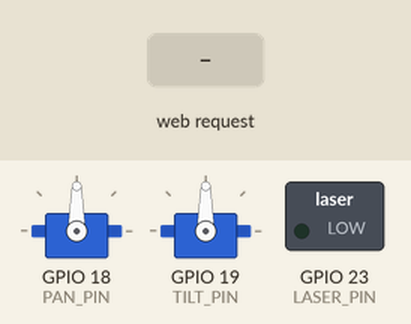
A sketch run on a simulated ESP32. On the bench: 2 × servo, switched loads named in the sketch (green lamp = pin HIGH). The test bench sets the inputs (shaded band).

Above: at 1.2 s.
1.3 s: HTTP request GET /aim?p=1 received
At 2.4 s:
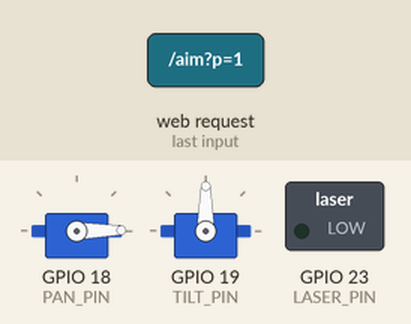
3.2 s: HTTP request GET /aim?p=120 received
At 4.6 s:
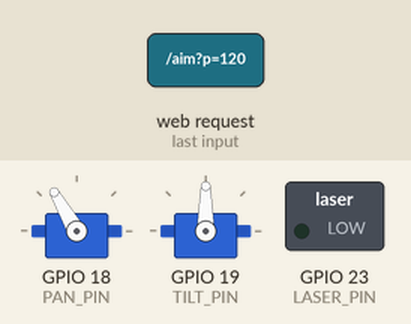
5.3 s: HTTP request GET /aim?p=0 received
At 5.76 s:
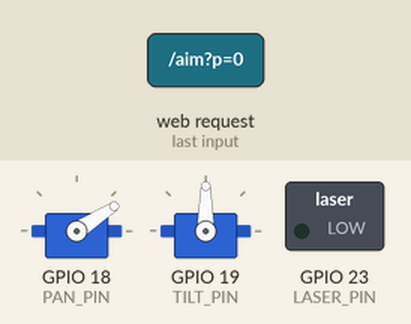
7.1 s: HTTP request GET /aim?t=1 received
At 8.7 s:
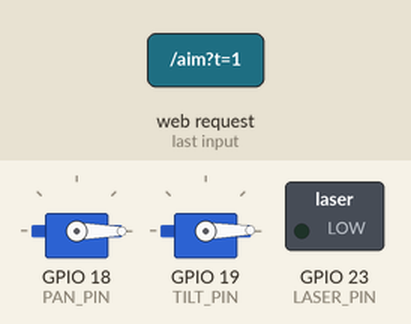
9.0 s: HTTP request GET /aim?t=120 received
At 10.6 s:
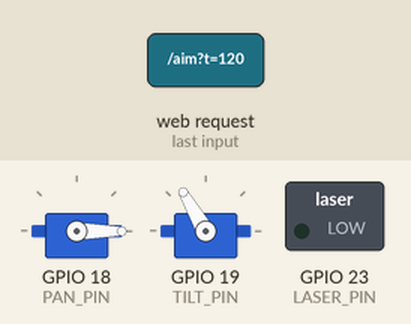
11.1 s: HTTP request GET /aim?t=0 received
At 11.55 s:
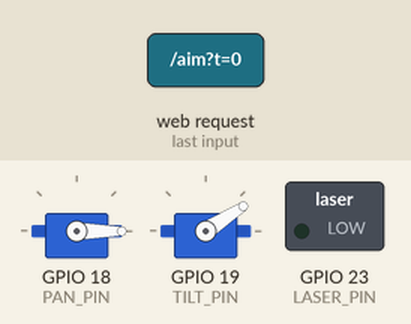
Timing chart, 0 to 13.9 s (numbered marks = the images above; inputs shaded):
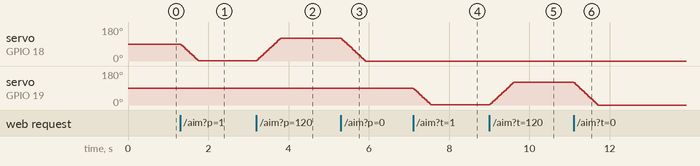

Measured:
- after the input at 1.3 s, servo on GPIO 18 (PAN_PIN): moves from 90° to 1° over 0.44 s, starting at once
- after the input at 3.2 s, servo on GPIO 18 (PAN_PIN): moves from 1° to 120° over 0.60 s, starting at once
- after the input at 5.3 s, servo on GPIO 18 (PAN_PIN): moves from 120° to 0° over 0.60 s, starting at once
- after the input at 7.1 s, servo on GPIO 19 (TILT_PIN): moves from 90° to 1° over 0.44 s, starting at once
- after the input at 9.0 s, servo on GPIO 19 (TILT_PIN): moves from 1° to 120° over 0.60 s, starting at once
- after the input at 11.1 s, servo on GPIO 19 (TILT_PIN): moves from 120° to 0° over 0.60 s, starting at once

The sketch:

target_tracker_v3.ino
```cpp
// TARGET TRACKER v3 - Auto Laser Turret
// ESP32 (38 pin) + 2 servos + laser dot emitter
// Library needed: "ESP32Servo" (Arduino Library Manager). Board: "ESP32 Dev Module"
//
// 1) Flash.  2) Phone WiFi -> "TargetTracker" (pass 12345678)
// 3) Phone Chrome -> http://192.168.4.1  (one-time camera flag, see instructions)

#include <WiFi.h>
#include <WebServer.h>
#include <ESP32Servo.h>

#define PAN_PIN   18
#define TILT_PIN  19
#define LASER_PIN 23

const char* AP_SSID = "TargetTracker";
const char* AP_PASS = "12345678";

WebServer server(80);
Servo panServo, tiltServo;

float curPan = 90, curTilt = 90, tgtPan = 90, tgtTilt = 90;
const float STEP = 3.0;
unsigned long lastTick = 0;

const char PAGE[] PROGMEM = R"rawliteral(
<!DOCTYPE html><html><head><meta charset="utf-8">
<meta name="viewport" content="width=device-width,initial-scale=1,user-scalable=no">
<title>Auto Turret</title>
<style>
:root{color-scheme:dark;--bg:#0a0d12;--fg:#e8edf3;--ac:#ff3b3b;--ok:#2ee59d;--mut:#7c8696;--card:#151a22}
*{box-sizing:border-box}
body{margin:0;background:var(--bg);color:var(--fg);font:14px system-ui,sans-serif;padding:10px}
#box{position:relative;width:100%;aspect-ratio:4/3;background:#000;border-radius:12px;overflow:hidden;border:1px solid #243}
video,canvas#o{position:absolute;inset:0;width:100%;height:100%}
video{object-fit:fill}
.row{display:flex;gap:6px;margin:8px 0}
button{flex:1;padding:13px 4px;border:0;border-radius:10px;background:var(--card);color:var(--fg);font-weight:700}
button.on{background:var(--ac);color:#fff}
.card{background:var(--card);border-radius:12px;padding:6px 12px;margin-top:8px}
summary{padding:8px 0;color:var(--mut)}
label{display:flex;align-items:center;gap:8px;margin:4px 0;color:var(--mut)}
label span{width:64px}
input[type=range]{flex:1}
#st{color:var(--mut);margin:6px 2px;min-height:18px}
</style></head><body>
<div id="box"><video id="v" playsinline muted autoplay></video><canvas id="o" width="640" height="480"></canvas></div>
<div id="st">Starting camera...</div>
<div class="row">
<button id="bp" class="on">1 PICK</button>
<button id="ba">2 AIM</button>
<button id="bt">3 AUTO</button>
</div>
<div class="row">
<button id="bl">LASER</button>
</div>
<details class="card"><summary>Calibration</summary>
<label><span>Pan min</span><input type="range" id="pmin" min="0" max="180" value="40"></label>
<label><span>Pan max</span><input type="range" id="pmax" min="0" max="180" value="140"></label>
<label><span>Tilt min</span><input type="range" id="tmin" min="0" max="180" value="50"></label>
<label><span>Tilt max</span><input type="range" id="tmax" min="0" max="180" value="130"></label>
<label><span>Invert</span><input type="checkbox" id="ip"> pan <input type="checkbox" id="it"> tilt</label>
</details>
<script>
const $=id=>document.getElementById(id);
const v=$('v'),o=$('o'),oc=o.getContext('2d'),st=$('st');
const W=160,H=120,S=4,LOCK=1000,TOL=18;
const c=document.createElement('canvas');c.width=W;c.height=H;
const cx=c.getContext('2d',{willReadFrequently:true});
let mode='pick',tgt=null,busy=false,lastSend=0,laser=false;
let lastAim=[.5,.5],sm=null,seenSince=0,lastSeen=0,locks=0,locked=false,ang=[90,90];

/* sound */
let ac=null;
function beep(f,d){try{ac=ac||new (window.AudioContext||window.webkitAudioContext)();
  const o=ac.createOscillator(),g=ac.createGain();o.frequency.value=f;o.connect(g);g.connect(ac.destination);
  g.gain.setValueAtTime(.15,ac.currentTime);g.gain.exponentialRampToValueAtTime(.001,ac.currentTime+d);
  o.start();o.stop(ac.currentTime+d)}catch(e){}}

/* camera */
if(!navigator.mediaDevices){st.textContent='Camera blocked: enable the Chrome flag for http://192.168.4.1'}
else navigator.mediaDevices.getUserMedia({video:{facingMode:'environment',width:640,height:480},audio:false})
 .then(s=>{v.srcObject=s;st.textContent='Tap the target to pick its color'})
 .catch(e=>st.textContent='Camera error: '+e.message);

function hsv(r,g,b){r/=255;g/=255;b/=255;
  const mx=Math.max(r,g,b),mn=Math.min(r,g,b),d=mx-mn;let h=0;
  if(d){if(mx==r)h=((g-b)/d)%6;else if(mx==g)h=(b-r)/d+2;else h=(r-g)/d+4;h*=60;if(h<0)h+=360}
  return [h,mx?d/mx:0,mx]}

function setLaser(on){laser=on;$('bl').classList.toggle('on',on);fetch('/laser?on='+(on?1:0))}
function setMode(m){
  if(m=='auto'&&!tgt){st.textContent='Pick a color first';return}
  mode=m;['p','a','t'].forEach(k=>$('b'+k).classList.toggle('on',k==({pick:'p',aim:'a',auto:'t'})[m]));
  st.textContent={pick:'Tap the target to pick its color',aim:'Tap anywhere to aim. Use Calibration until the laser matches your tap',auto:'AUTO: scan > track > lock'}[m];
  if(m=='auto')setLaser(true);}
$('bp').onclick=()=>setMode('pick');$('ba').onclick=()=>setMode('aim');$('bt').onclick=()=>setMode('auto');
$('bl').onclick=()=>setLaser(!laser);

$('box').addEventListener('pointerdown',e=>{
  const r=$('box').getBoundingClientRect();
  const fx=(e.clientX-r.left)/r.width,fy=(e.clientY-r.top)/r.height;
  if(mode=='aim')aim(fx,fy,true);
  else if(mode=='pick'&&v.videoWidth){
    cx.drawImage(v,0,0,W,H);
    const px=Math.round(fx*W),py=Math.round(fy*H);
    const d=cx.getImageData(Math.max(0,px-2),Math.max(0,py-2),5,5).data;
    let R=0,G=0,B=0,n=d.length/4;
    for(let i=0;i<d.length;i+=4){R+=d[i];G+=d[i+1];B+=d[i+2]}
    const [h,s,val]=hsv(R/n,G/n,B/n);
    tgt={h,s:Math.max(.25,s*.5),v:Math.max(.15,val*.4)};
    beep(990,.1);
    st.textContent=s<.25?'Weak color - pick a brighter, more colorful target':'Color locked. Press AIM to calibrate, then AUTO';
  }});

function aim(fx,fy,force){
  const now=performance.now();
  if(busy||(!force&&now-lastSend<50))return;
  lastSend=now;lastAim=[fx,fy];
  let a=+$('pmin').value,b=+$('pmax').value,c2=+$('tmin').value,d=+$('tmax').value;
  if($('ip').checked)[a,b]=[b,a];
  if($('it').checked)[c2,d]=[d,c2];
  const p=Math.round(a+Math.min(1,Math.max(0,fx))*(b-a));
  const t=Math.round(c2+Math.min(1,Math.max(0,fy))*(d-c2));
  ang=[p,t];busy=true;
  fetch('/aim?p='+p+'&t='+t).catch(()=>{st.textContent='Lost connection to ESP32'}).finally(()=>busy=false);
}
['pmin','pmax','tmin','tmax','ip','it'].forEach(id=>$(id).oninput=()=>{if(mode!='auto')aim(lastAim[0],lastAim[1],true)});

/* HUD */
function bracket(x,y,r,col){oc.strokeStyle=col;oc.lineWidth=3;const l=r*.5;
  [[-1,-1],[1,-1],[1,1],[-1,1]].forEach(([sx,sy])=>{
   oc.beginPath();oc.moveTo(x+sx*r,y+sy*(r-l));oc.lineTo(x+sx*r,y+sy*r);oc.lineTo(x+sx*(r-l),y+sy*r);oc.stroke()})}
function hud(now,prog,scanning){
  oc.font='bold 18px monospace';oc.textBaseline='top';
  oc.fillStyle='#e8edf3';oc.fillText('LOCKS '+locks,12,10);
  if(mode=='auto'){oc.fillStyle=locked?'#ff3b3b':scanning?'#ffcc00':'#2ee59d';
    oc.fillText(locked?'LOCKED':scanning?'SCANNING':'TRACKING '+Math.round(prog*100)+'%',12,34)}
  /* radar */
  const rx=570,ry=70,rr=52;oc.strokeStyle='#2ee59d88';oc.lineWidth=2;
  oc.beginPath();oc.arc(rx,ry,rr,0,6.283);oc.moveTo(rx-rr,ry);oc.lineTo(rx+rr,ry);oc.moveTo(rx,ry-rr);oc.lineTo(rx,ry+rr);oc.stroke();
  oc.beginPath();oc.arc(rx,ry,rr/2,0,6.283);oc.stroke();
  const dx=(lastAim[0]-.5)*2*rr,dy=(lastAim[1]-.5)*2*rr;
  oc.fillStyle=locked?'#ff3b3b':'#2ee59d';oc.beginPath();oc.arc(rx+dx,ry+dy,6,0,6.283);oc.fill();
  oc.strokeStyle='#2ee59d55';oc.beginPath();oc.moveTo(rx,ry);oc.lineTo(rx+dx,ry+dy);oc.stroke();
  oc.fillStyle='#7c8696';oc.font='13px monospace';oc.fillText('P'+ang[0]+' T'+ang[1],rx-36,ry+rr+6);
}

function loop(){
  const now=performance.now();
  oc.clearRect(0,0,640,480);
  let found=false,prog=0,scanning=false;
  if(v.videoWidth){
    cx.drawImage(v,0,0,W,H);
    if(tgt){
      const d=cx.getImageData(0,0,W,H).data;let n=0,sx=0,sy=0;
      for(let i=0,p=0;i<d.length;i+=4,p++){
        const [h,s,val]=hsv(d[i],d[i+1],d[i+2]);
        let dh=Math.abs(h-tgt.h);if(dh>180)dh=360-dh;
        if(dh<TOL&&s>tgt.s&&val>tgt.v){n++;sx+=p%W;sy+=(p/W)|0}
      }
      if(n>10){found=true;const fx=sx/n/W,fy=sy/n/H;
        sm=sm?[sm[0]+(fx-sm[0])*.5,sm[1]+(fy-sm[1])*.5]:[fx,fy];
        if(!seenSince){seenSince=now}lastSeen=now}
    }
  }
  if(!found&&now-lastSeen>500){seenSince=0;sm=null;if(locked){locked=false}}
  if(sm){
    prog=Math.min(1,(now-seenSince)/LOCK);
    const x=sm[0]*640,y=sm[1]*480,r=34+(1-prog)*26;
    bracket(x,y,r,locked?'#ff3b3b':'#2ee59d');
    oc.strokeStyle='#ff3b3b';oc.lineWidth=3;oc.beginPath();oc.arc(x,y,r+10,-1.57,-1.57+6.283*prog);oc.stroke();
  }
  if(mode=='auto'){
    if(sm){
      aim(sm[0],sm[1],false);
      if(prog>=1&&!locked){locked=true;locks++;beep(880,.15)}
    }else if(now-lastSeen>1500){
      scanning=true;
      aim(.5+.5*Math.sin(now/1400),.5+.12*Math.sin(now/3100),false);
    }
  }
  hud(now,prog,scanning);
  requestAnimationFrame(loop);
}
loop();
</script></body></html>
)rawliteral";

void handleRoot() { server.send_P(200, "text/html", PAGE); }

void handleAim() {
  if (server.hasArg("p")) tgtPan  = constrain(server.arg("p").toInt(), 0, 180);
  if (server.hasArg("t")) tgtTilt = constrain(server.arg("t").toInt(), 0, 180);
  server.send(200, "text/plain", "ok");
}

void handleLaser() {
  digitalWrite(LASER_PIN, server.arg("on") == "1" ? HIGH : LOW);
  server.send(200, "text/plain", "ok");
}

void setup() {
  pinMode(LASER_PIN, OUTPUT); digitalWrite(LASER_PIN, LOW);

  panServo.setPeriodHertz(50);
  tiltServo.setPeriodHertz(50);
  panServo.attach(PAN_PIN, 500, 2400);
  tiltServo.attach(TILT_PIN, 500, 2400);
  panServo.write(90);
  tiltServo.write(90);

  WiFi.mode(WIFI_AP);
  WiFi.softAP(AP_SSID, AP_PASS);

  server.on("/", handleRoot);
  server.on("/aim", handleAim);
  server.on("/laser", handleLaser);
  server.begin();
}

void loop() {
  server.handleClient();

  if (millis() - lastTick >= 15) {
    lastTick = millis();
    float dp = tgtPan - curPan, dt = tgtTilt - curTilt;
    if (fabs(dp) > 0.5) { curPan  += constrain(dp, -STEP, STEP); panServo.write((int)curPan); }
    if (fabs(dt) > 0.5) { curTilt += constrain(dt, -STEP, STEP); tiltServo.write((int)curTilt); }
  }
}
```
